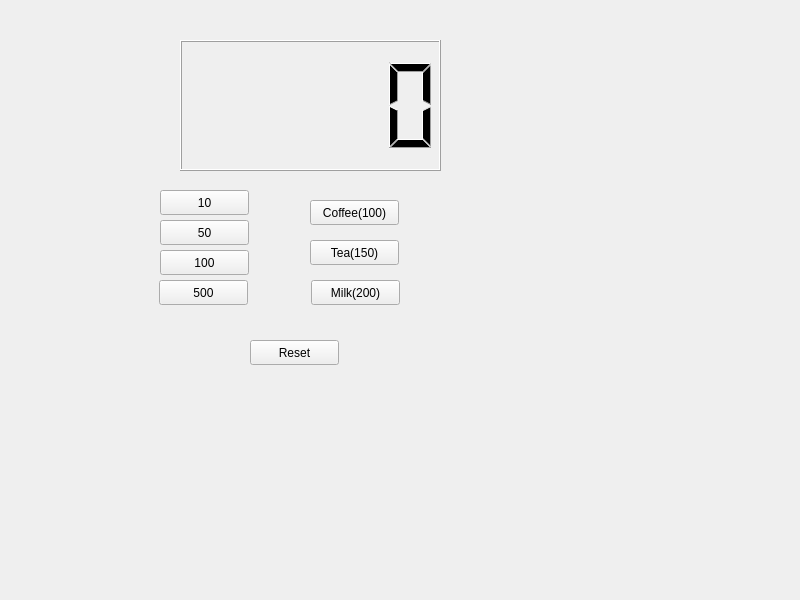
<?xml version="1.0" encoding="UTF-8"?>
<ui version="4.0">
 <class>VendingMachine</class>
 <widget class="QWidget" name="VendingMachine">
  <property name="geometry">
   <rect>
    <x>0</x>
    <y>0</y>
    <width>800</width>
    <height>600</height>
   </rect>
  </property>
  <property name="windowTitle">
   <string>VendingMachine</string>
  </property>
  <widget class="QLCDNumber" name="lcdNumber">
   <property name="geometry">
    <rect>
     <x>180</x>
     <y>40</y>
     <width>261</width>
     <height>131</height>
    </rect>
   </property>
  </widget>
  <widget class="QPushButton" name="pb10">
   <property name="geometry">
    <rect>
     <x>160</x>
     <y>190</y>
     <width>89</width>
     <height>25</height>
    </rect>
   </property>
   <property name="text">
    <string>10</string>
   </property>
  </widget>
  <widget class="QPushButton" name="pb50">
   <property name="geometry">
    <rect>
     <x>160</x>
     <y>220</y>
     <width>89</width>
     <height>25</height>
    </rect>
   </property>
   <property name="text">
    <string>50</string>
   </property>
  </widget>
  <widget class="QPushButton" name="pb100">
   <property name="geometry">
    <rect>
     <x>160</x>
     <y>250</y>
     <width>89</width>
     <height>25</height>
    </rect>
   </property>
   <property name="text">
    <string>100</string>
   </property>
  </widget>
  <widget class="QPushButton" name="pb500">
   <property name="geometry">
    <rect>
     <x>159</x>
     <y>280</y>
     <width>89</width>
     <height>25</height>
    </rect>
   </property>
   <property name="text">
    <string>500</string>
   </property>
  </widget>
  <widget class="QPushButton" name="pbCoffee">
   <property name="geometry">
    <rect>
     <x>310</x>
     <y>200</y>
     <width>89</width>
     <height>25</height>
    </rect>
   </property>
   <property name="text">
    <string>Coffee(100)</string>
   </property>
  </widget>
  <widget class="QPushButton" name="pbTea">
   <property name="geometry">
    <rect>
     <x>310</x>
     <y>240</y>
     <width>89</width>
     <height>25</height>
    </rect>
   </property>
   <property name="text">
    <string>Tea(150)</string>
   </property>
  </widget>
  <widget class="QPushButton" name="pbMilk">
   <property name="geometry">
    <rect>
     <x>311</x>
     <y>280</y>
     <width>89</width>
     <height>25</height>
    </rect>
   </property>
   <property name="text">
    <string>Milk(200)</string>
   </property>
  </widget>
  <widget class="QPushButton" name="pbReset">
   <property name="geometry">
    <rect>
     <x>250</x>
     <y>340</y>
     <width>89</width>
     <height>25</height>
    </rect>
   </property>
   <property name="text">
    <string>Reset</string>
   </property>
  </widget>
 </widget>
 <resources/>
 <connections/>
</ui>
